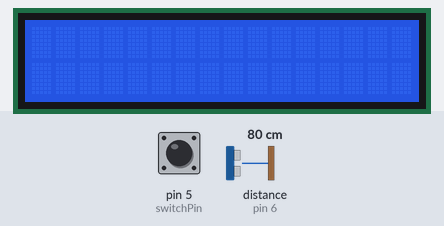
Recording of a sketch running on a simulated Arduino Uno, built with avr-gcc and run on an emulated ATmega328P. Shown: 16×2 character LCD. The inputs (shaded band) are chosen by the test bench; at power-on: pin 5 (switchPin) HIGH, distance to the obstacle (sensor on pin 6) 80 cm. The echo pulse lasts 58.3 µs per cm.

Above: at 1.2 s.
1.3 s: pin 5 (switchPin) pulled LOW for 1 s
At 3.4 s:
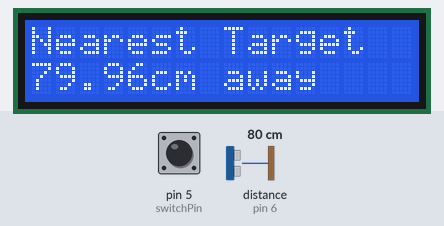
3.8 s: pin 5 (switchPin) pulled LOW for 0.15 s
At 4.6 s:
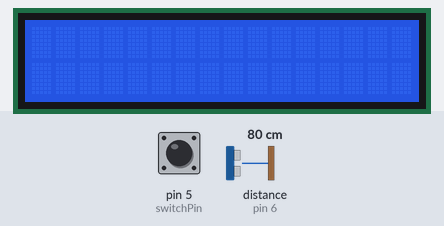
5.4 s: pin 5 (switchPin) pulled LOW for 3.2 s
At 8.9 s:
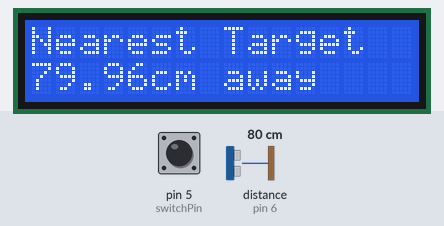
Timing chart, 0 to 10.4 s (numbered marks = the images above; inputs shaded):
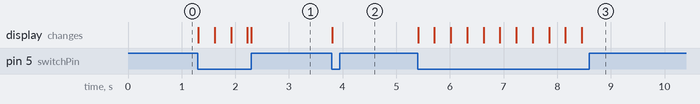

The sketch:

Sketch.ino
```cpp
#include <LiquidCrystal.h>
int regSelect = 13;
int enable = 12;
int d4 = 11;
int d5 = 10;
int d6 = 9;
int d7 = 8;
int trigPin = 7;
int echoPin = 6;
int switchPin = 5;
int responseTime;
int switchState;
int newVal;
int oldVal = 1;
float distance;

LiquidCrystal Display(regSelect, enable, d4, d5, d6, d7);

void setup() {

  Display.begin(16, 2);
  pinMode(trigPin, OUTPUT);
  pinMode(echoPin, INPUT);
  pinMode(switchPin, INPUT);
  digitalWrite(switchPin, HIGH);

}
void loop() {

  newVal = digitalRead(switchPin);

  if (newVal == 0 && oldVal == 1) {
    if (switchState == true) {
    	digitalWrite(trigPin, LOW);
        delayMicroseconds(10);
        digitalWrite(trigPin, HIGH);
        delayMicroseconds(10);
        digitalWrite(trigPin, LOW);
        responseTime = pulseIn(echoPin, HIGH);
      	Display.setCursor(0, 0);
      	Display.print("Nearest Target");
        Display.setCursor(0, 1);
      	distance = (responseTime * 123436685. / 1000000. / 3600. / 2.);
        Display.print(distance);
      	Display.print("cm");
      	Display.print(" ");
      	Display.print("away");
      	switchState = false;
    } else {
    	Display.clear();
      	switchState = true;
    }
  }

}
```

Measured:
- after the input at 1.3 s, the display: changes at once (image 1)
- after the input at 3.8 s, the display: changes at once (image 2)
- after the input at 5.4 s, the display: changes at once (image 3)
